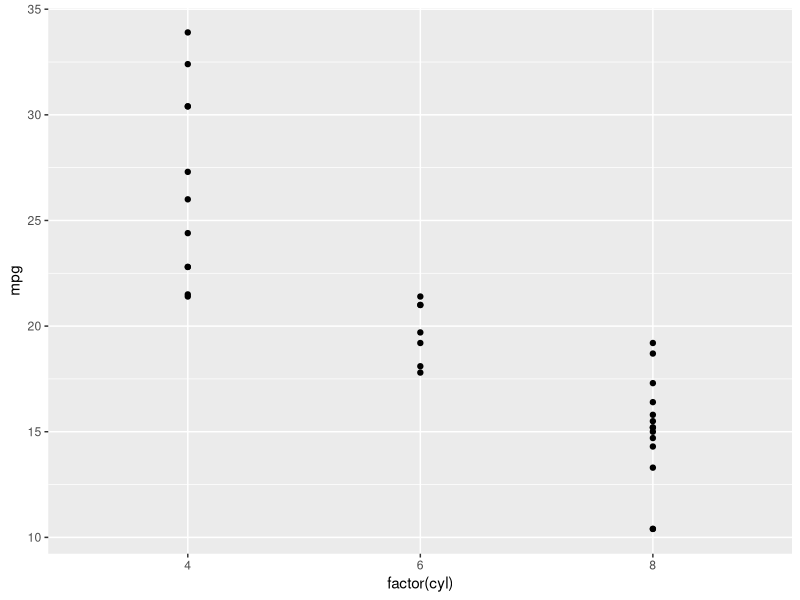

Here is the R script that generated this plot:
library(ggplot2)

ggplot(mtcars, aes(factor(cyl), mpg)) + geom_point()

# Grammar of graphics

# 7 gramatical elements: data, aesthetics, geometries

# The rest are optional: facet, statistics, coordinates, theme